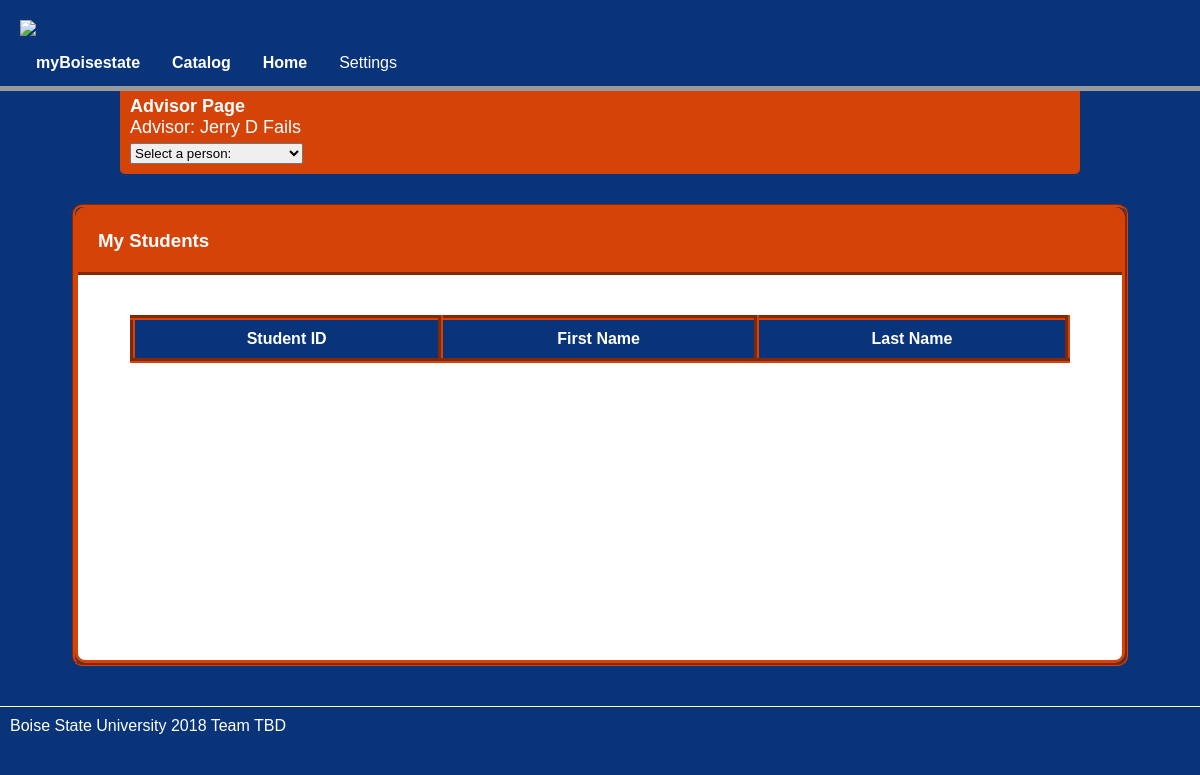
The app's page /AdvisorHomePage.php with its own data.
### tables this page shows
CREATE TABLE `advisor` (
  `advisor_id` int(15) NOT NULL,
  `first_name` varchar(100) NOT NULL,
  `middle_initial` varchar(1) NOT NULL,
  `last_name` varchar(100) NOT NULL,
  `advisor_email` varchar(100) NOT NULL,
  PRIMARY KEY (`advisor_id`),
  KEY `Advisor ID` (`advisor_id`)
);

### dao.php (called while the page is built, shortened)
<?php
class DAO {
	private $servername = "localhost";
	private $username = "root";
	private $password = "";
	private $database = "grad_tracker";
	private function getConnection(){
		try {
			$conn = new PDO("mysql:host=$this->servername;dbname=$this->database", $this->username, $this->password);
			$conn->setAttribute(PDO::ATTR_ERRMODE, PDO::ERRMODE_EXCEPTION);
			return $conn;
		}
		catch(PDOException $e)
		{
			echo "Connection failed: " . $e->getMessage();
		}
		throw new Exception("user not found");
	}
    public function getAdvisorInfo($advisorID){
		$conn = $this->getConnection();
		$query = $conn->prepare("SELECT * From `advisor` WHERE `advisor_id`= :advisorID");
		$query->setFetchMode(PDO::FETCH_ASSOC);
		$query->bindParam(':advisorID', $advisorID);
		$query->execute();
		return $query->fetchAll();
	}
}

### AdvisorHomePage.php (the view, shortened to what this page needs)
<?php
require_once 'dao.php';
?>
<!DOCTYPE html>
<html>
<head>
	<link rel="stylesheet" type="text/css" href="AdvisorHomePage.css">
</head>
<body>
	<div id="container">
		<header>
			<div id="headerImage">
				<img src="https://my.Boisestate.edu/assets/nav-logo.png">
			<div id="nav"><ul>
                <div class="navbar">
                    <a href="https://registrar.boisestate.edu/" target="_blank">myBoisestate</a>
                    <a href="https://registrar.boisestate.edu/undergraduate/course-catalog/" target="_blank">Catalog</a>
                    <a href="http://coen.boisestate.edu/cs/" target="_blank">Home</a>
                    <div class="dropdown">
                        <button class="dropbtn">Settings
                        </button>
                    </div>
                </div>
			</ul>
		  </div>
	   </header>
	<div id="banner">
		<h4>Advisor Page</h4>
		<p class="advisorInfo">
			<?php
			$dao = new dao();
			$userInfo = $dao->getAdvisorInfo($_SESSION['advisorID']);
			$userData = array_shift($userInfo);
			echo
			'Advisor: ' . $userData['first_name'] . ' ' .
			$userData['middle_initial'] .' '. $userData['last_name'];  ?>
                <form>
                <select name="users" onchange="myFunction(this.value);">
                    <option value="">Select a person:</option>
                </select>
            </form>
		</p>
	</div>
    <div id="main">
		<div class="studentList">
			<h3>My Students</h3>
			<div class="myStudents">
                <?php
                print "<table>
					<tr>
					<th>Student ID</th>
					<th>First Name</th>
					<th>Last Name</th>
					</tr>";
                print "</table>";
            ?>
			</div>
		</div>
	</div>
	<footer>
		<p>Boise State University 2018 Team TBD</p>
	</footer>
</div>
</body>
</html>

### AdvisorHomePage.css (style rules this page uses)
html, body { margin: 0px; padding: 0px; font-family: Helvetica, sans-serif; height: 100%; width: 100%; min-height: 100%; width: auto; }
body { min-height: 100%; }
#nav { padding:10px 0px; display:inline; }
#nav > ul { margin: 0; list-style-type: none; font-weight: bold; color: white; padding: 0; }
#container { min-height:100%; position:relative; background-color: #09347a; }
#banner { background-color: #D64309; font-size: 18px; padding:5px 10px; margin: 0px 10%; border-radius: 0px 0px 5px 5px; color: white; }
h4, p { margin:0; }
h3 { background-color:#D64309; padding: 20px; margin:0px 0px 40px 0px; color: white; border-bottom: outset; border-color: #D64309;s }
header, footer { color: #838396; background-color: #d6d6ea; }
header { border-bottom: outset 5px; width: 100%; font-family: Helvetica, sans-serif; background-color: #09347a; padding: 20px 0 0px 20px; }
img { height: 60px; }
a, a:active, a:hover, a:visited { color: inherit; text-decoration:none; }
select { width: 173px; height: 21px; margin: 5px 5px 5px 0px; border-radius: 2px 2px 2px 2px; }
#main { margin: 30px 6% 40px 6%; border-radius:10px; border-style: groove; background-color: #09347a; min-height: 100%; border-color: #D64309; }
.studentList { margin: 0px; padding: 0px 0px 50px 0px; min-height: 400px; border-radius: 10px; border-style: solid; background-color: #FFFFFF; border-color: #D64309; }
footer { border-top: solid 1px; padding: 10px; margin:0; bottom:0; width:100%; height: 20px; color:white; background-color: #09347a; }
table { margin: 20px 5% 20px 5%; width:90%; border-collapse: collapse; border-width: thick; color:black; border-radius: 5px 5px 5px 5px; }
table, th, td { border-color: #D64309; border-style: groove; padding: 10px 10px; }
table tr:nth-child(odd) { background-color: #fff; }
th { background-color:#09347a; color:white; border-color: #D64309; border-width: thick; }
#headerImage { margin-left:; }
.navbar { overflow: hidden; background-color: #09347a; font-family: Arial; }
.navbar a { float: left; font-size: 16px; color: white; text-align: center; padding: 14px 16px; text-decoration: none; }
.dropdown { float: left; overflow: hidden; }
.dropdown .dropbtn { font-size: 16px; border: none; outline: none; color: white; padding: 14px 16px; background-color: inherit; font-family: inherit; margin: 0; }

### records on screen
advisor: first_name "Jerry", middle_initial "D", last_name "Fails"
